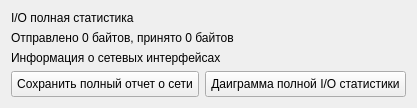
          <widget class="QWidget" name="tab_8">
           <attribute name="title">
            <string>Сеть</string>
           </attribute>
           <layout class="QVBoxLayout" name="verticalLayout_10">
            <item>
             <widget class="QLabel" name="label_29">
              <property name="text">
               <string>I/O полная статистика</string>
              </property>
             </widget>
            </item>
            <item>
             <widget class="QLabel" name="label_30">
              <property name="text">
               <string>Отправлено 0 байтов, принято 0 байтов</string>
              </property>
             </widget>
            </item>
            <item>
             <widget class="QLabel" name="label_31">
              <property name="text">
               <string>Информация о сетевых интерфейсах</string>
              </property>
             </widget>
            </item>
            <item>
             <layout class="QHBoxLayout" name="horizontalLayout_7">
              <item>
               <widget class="QPushButton" name="pushButton_16">
                <property name="styleSheet">
                 <string notr="true">padding: 5px;</string>
                </property>
                <property name="text">
                 <string>Сохранить полный отчет о сети</string>
                </property>
               </widget>
              </item>
              <item>
               <widget class="QPushButton" name="pushButton_15">
                <property name="styleSheet">
                 <string notr="true">padding: 5px;</string>
                </property>
                <property name="text">
                 <string>Даиграмма полной I/O статистики</string>
                </property>
               </widget>
              </item>
             </layout>
            </item>
           </layout>
          </widget>
